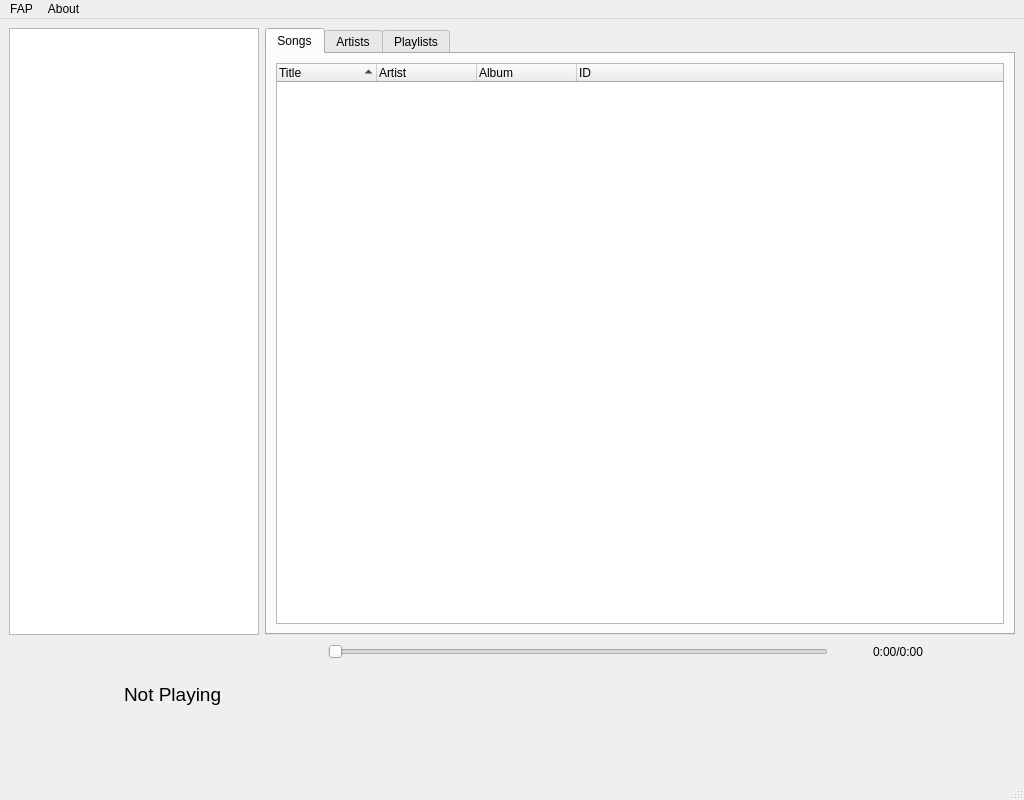
<?xml version="1.0" encoding="UTF-8"?>
<ui version="4.0">
 <class>Fap</class>
 <widget class="QMainWindow" name="Fap">
  <property name="geometry">
   <rect>
    <x>0</x>
    <y>0</y>
    <width>1024</width>
    <height>800</height>
   </rect>
  </property>
  <property name="sizePolicy">
   <sizepolicy hsizetype="Expanding" vsizetype="Preferred">
    <horstretch>0</horstretch>
    <verstretch>0</verstretch>
   </sizepolicy>
  </property>
  <property name="windowTitle">
   <string>Fantastic Audio Player</string>
  </property>
  <widget class="QWidget" name="centralwidget">
   <layout class="QVBoxLayout" name="verticalLayout_2">
    <item>
     <layout class="QHBoxLayout" name="horizontalLayout">
      <item>
       <widget class="QListWidget" name="queueList">
        <property name="maximumSize">
         <size>
          <width>250</width>
          <height>16777215</height>
         </size>
        </property>
        <property name="contextMenuPolicy">
         <enum>Qt::CustomContextMenu</enum>
        </property>
        <property name="toolTip">
         <string>Queue</string>
        </property>
        <property name="editTriggers">
         <set>QAbstractItemView::NoEditTriggers</set>
        </property>
        <property name="showDropIndicator" stdset="0">
         <bool>false</bool>
        </property>
       </widget>
      </item>
      <item>
       <widget class="QTabWidget" name="tabWidget">
        <property name="toolTip">
         <string/>
        </property>
        <property name="currentIndex">
         <number>0</number>
        </property>
        <widget class="QWidget" name="songsTab">
         <attribute name="title">
          <string>Songs</string>
         </attribute>
         <layout class="QVBoxLayout" name="verticalLayout_3">
          <item>
           <widget class="QTreeWidget" name="songTree">
            <property name="sizePolicy">
             <sizepolicy hsizetype="Preferred" vsizetype="Expanding">
              <horstretch>0</horstretch>
              <verstretch>0</verstretch>
             </sizepolicy>
            </property>
            <property name="minimumSize">
             <size>
              <width>0</width>
              <height>0</height>
             </size>
            </property>
            <property name="contextMenuPolicy">
             <enum>Qt::CustomContextMenu</enum>
            </property>
            <property name="editTriggers">
             <set>QAbstractItemView::NoEditTriggers</set>
            </property>
            <property name="showDropIndicator" stdset="0">
             <bool>false</bool>
            </property>
            <property name="itemsExpandable">
             <bool>false</bool>
            </property>
            <property name="sortingEnabled">
             <bool>true</bool>
            </property>
            <property name="wordWrap">
             <bool>false</bool>
            </property>
            <property name="headerHidden">
             <bool>false</bool>
            </property>
            <property name="expandsOnDoubleClick">
             <bool>false</bool>
            </property>
            <property name="columnCount">
             <number>4</number>
            </property>
            <attribute name="headerHighlightSections">
             <bool>false</bool>
            </attribute>
            <column>
             <property name="text">
              <string>Title</string>
             </property>
            </column>
            <column>
             <property name="text">
              <string>Artist</string>
             </property>
            </column>
            <column>
             <property name="text">
              <string>Album</string>
             </property>
            </column>
            <column>
             <property name="text">
              <string>ID</string>
             </property>
            </column>
           </widget>
          </item>
         </layout>
        </widget>
        <widget class="QWidget" name="artistsTab">
         <attribute name="title">
          <string>Artists</string>
         </attribute>
        </widget>
        <widget class="QWidget" name="playlistTab">
         <attribute name="title">
          <string>Playlists</string>
         </attribute>
         <layout class="QVBoxLayout" name="verticalLayout_4">
          <item>
           <widget class="QListWidget" name="playlistList">
            <property name="maximumSize">
             <size>
              <width>16777215</width>
              <height>125</height>
             </size>
            </property>
            <property name="contextMenuPolicy">
             <enum>Qt::CustomContextMenu</enum>
            </property>
           </widget>
          </item>
          <item>
           <widget class="QTreeWidget" name="playlistTree">
            <property name="sizePolicy">
             <sizepolicy hsizetype="Preferred" vsizetype="Expanding">
              <horstretch>0</horstretch>
              <verstretch>0</verstretch>
             </sizepolicy>
            </property>
            <property name="minimumSize">
             <size>
              <width>0</width>
              <height>0</height>
             </size>
            </property>
            <property name="contextMenuPolicy">
             <enum>Qt::CustomContextMenu</enum>
            </property>
            <property name="editTriggers">
             <set>QAbstractItemView::NoEditTriggers</set>
            </property>
            <property name="showDropIndicator" stdset="0">
             <bool>false</bool>
            </property>
            <property name="itemsExpandable">
             <bool>false</bool>
            </property>
            <property name="sortingEnabled">
             <bool>true</bool>
            </property>
            <property name="wordWrap">
             <bool>false</bool>
            </property>
            <property name="headerHidden">
             <bool>false</bool>
            </property>
            <property name="expandsOnDoubleClick">
             <bool>false</bool>
            </property>
            <property name="columnCount">
             <number>4</number>
            </property>
            <attribute name="headerHighlightSections">
             <bool>false</bool>
            </attribute>
            <column>
             <property name="text">
              <string>Title</string>
             </property>
            </column>
            <column>
             <property name="text">
              <string>Artist</string>
             </property>
            </column>
            <column>
             <property name="text">
              <string>Album</string>
             </property>
            </column>
            <column>
             <property name="text">
              <string>ID</string>
             </property>
            </column>
           </widget>
          </item>
         </layout>
        </widget>
       </widget>
      </item>
     </layout>
    </item>
    <item>
     <layout class="QHBoxLayout" name="horizontalLayout_3">
      <item>
       <widget class="QPushButton" name="prevButton">
        <property name="maximumSize">
         <size>
          <width>25</width>
          <height>16777215</height>
         </size>
        </property>
        <property name="text">
         <string/>
        </property>
        <property name="icon">
         <iconset resource="../resources/res.qrc">
          <normaloff>:/images/prev-button.png</normaloff>:/images/prev-button.png</iconset>
        </property>
        <property name="flat">
         <bool>true</bool>
        </property>
       </widget>
      </item>
      <item>
       <widget class="QPushButton" name="playPauseButton">
        <property name="maximumSize">
         <size>
          <width>25</width>
          <height>16777215</height>
         </size>
        </property>
        <property name="text">
         <string/>
        </property>
        <property name="icon">
         <iconset>
          <normalon>:/images/play-button.png</normalon>
         </iconset>
        </property>
        <property name="autoDefault">
         <bool>false</bool>
        </property>
        <property name="default">
         <bool>false</bool>
        </property>
        <property name="flat">
         <bool>true</bool>
        </property>
       </widget>
      </item>
      <item>
       <widget class="QPushButton" name="nextButton">
        <property name="maximumSize">
         <size>
          <width>25</width>
          <height>16777215</height>
         </size>
        </property>
        <property name="text">
         <string/>
        </property>
        <property name="icon">
         <iconset resource="../resources/res.qrc">
          <normaloff>:/images/next-button.png</normaloff>:/images/next-button.png</iconset>
        </property>
        <property name="flat">
         <bool>true</bool>
        </property>
       </widget>
      </item>
      <item>
       <widget class="QPushButton" name="stopButton">
        <property name="maximumSize">
         <size>
          <width>25</width>
          <height>16777215</height>
         </size>
        </property>
        <property name="text">
         <string/>
        </property>
        <property name="icon">
         <iconset>
          <normalon>:/images/stop-button.png</normalon>
         </iconset>
        </property>
        <property name="flat">
         <bool>true</bool>
        </property>
       </widget>
      </item>
      <item>
       <widget class="QSlider" name="seekSlider">
        <property name="maximumSize">
         <size>
          <width>500</width>
          <height>16777215</height>
         </size>
        </property>
        <property name="tracking">
         <bool>false</bool>
        </property>
        <property name="orientation">
         <enum>Qt::Horizontal</enum>
        </property>
        <property name="invertedAppearance">
         <bool>false</bool>
        </property>
        <property name="invertedControls">
         <bool>false</bool>
        </property>
       </widget>
      </item>
      <item>
       <widget class="QLabel" name="timeLabel">
        <property name="maximumSize">
         <size>
          <width>100</width>
          <height>16777215</height>
         </size>
        </property>
        <property name="text">
         <string>0:00/0:00</string>
        </property>
       </widget>
      </item>
     </layout>
    </item>
    <item>
     <layout class="QHBoxLayout" name="horizontalLayout_2">
      <property name="spacing">
       <number>15</number>
      </property>
      <item>
       <widget class="QLabel" name="coverLabel">
        <property name="minimumSize">
         <size>
          <width>100</width>
          <height>100</height>
         </size>
        </property>
        <property name="maximumSize">
         <size>
          <width>100</width>
          <height>100</height>
         </size>
        </property>
        <property name="text">
         <string/>
        </property>
        <property name="pixmap">
         <pixmap resource="../resources/res.qrc">:/images/unknown.png</pixmap>
        </property>
        <property name="scaledContents">
         <bool>false</bool>
        </property>
       </widget>
      </item>
      <item>
       <layout class="QVBoxLayout" name="verticalLayout">
        <property name="spacing">
         <number>0</number>
        </property>
        <property name="sizeConstraint">
         <enum>QLayout::SetFixedSize</enum>
        </property>
        <item>
         <widget class="QLabel" name="titleArtistLabel">
          <property name="font">
           <font>
            <pointsize>14</pointsize>
            <weight>50</weight>
            <bold>false</bold>
           </font>
          </property>
          <property name="text">
           <string>Not Playing</string>
          </property>
         </widget>
        </item>
        <item>
         <widget class="QLabel" name="albumLabel">
          <property name="font">
           <font>
            <pointsize>12</pointsize>
           </font>
          </property>
          <property name="text">
           <string/>
          </property>
         </widget>
        </item>
       </layout>
      </item>
     </layout>
    </item>
   </layout>
  </widget>
  <widget class="QMenuBar" name="menubar">
   <property name="geometry">
    <rect>
     <x>0</x>
     <y>0</y>
     <width>1024</width>
     <height>28</height>
    </rect>
   </property>
   <widget class="QMenu" name="menuFAP">
    <property name="title">
     <string>FAP</string>
    </property>
    <addaction name="actionMPD_Configuration"/>
    <addaction name="actionFAP_Configuration"/>
   </widget>
   <widget class="QMenu" name="menuAbout">
    <property name="title">
     <string>About</string>
    </property>
    <addaction name="actionAbout_FAP"/>
   </widget>
   <addaction name="menuFAP"/>
   <addaction name="menuAbout"/>
  </widget>
  <widget class="QStatusBar" name="statusbar"/>
  <action name="actionMPD_Configuration">
   <property name="text">
    <string>MPD Configuration</string>
   </property>
  </action>
  <action name="actionFAP_Configuration">
   <property name="text">
    <string>FAP Configuration</string>
   </property>
  </action>
  <action name="actionAbout_FAP">
   <property name="text">
    <string>About FAP</string>
   </property>
  </action>
 </widget>
 <resources>
  <include location="../resources/res.qrc"/>
 </resources>
 <connections/>
</ui>
